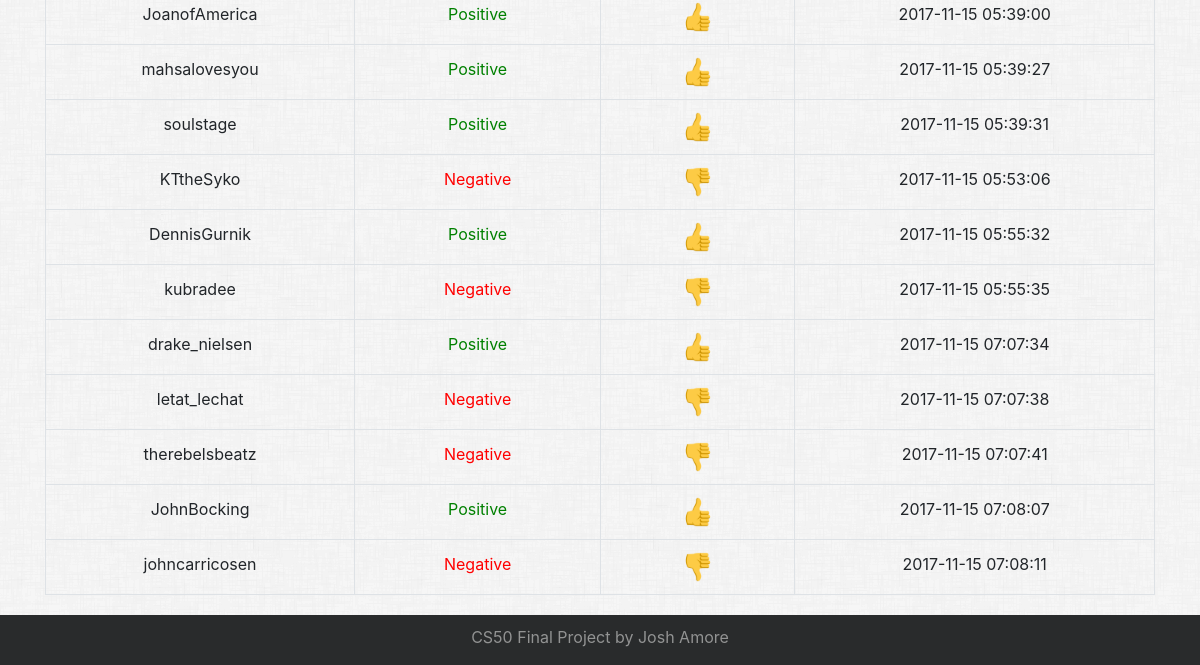
Page /history (signed in, lower part) on the earlier database version.
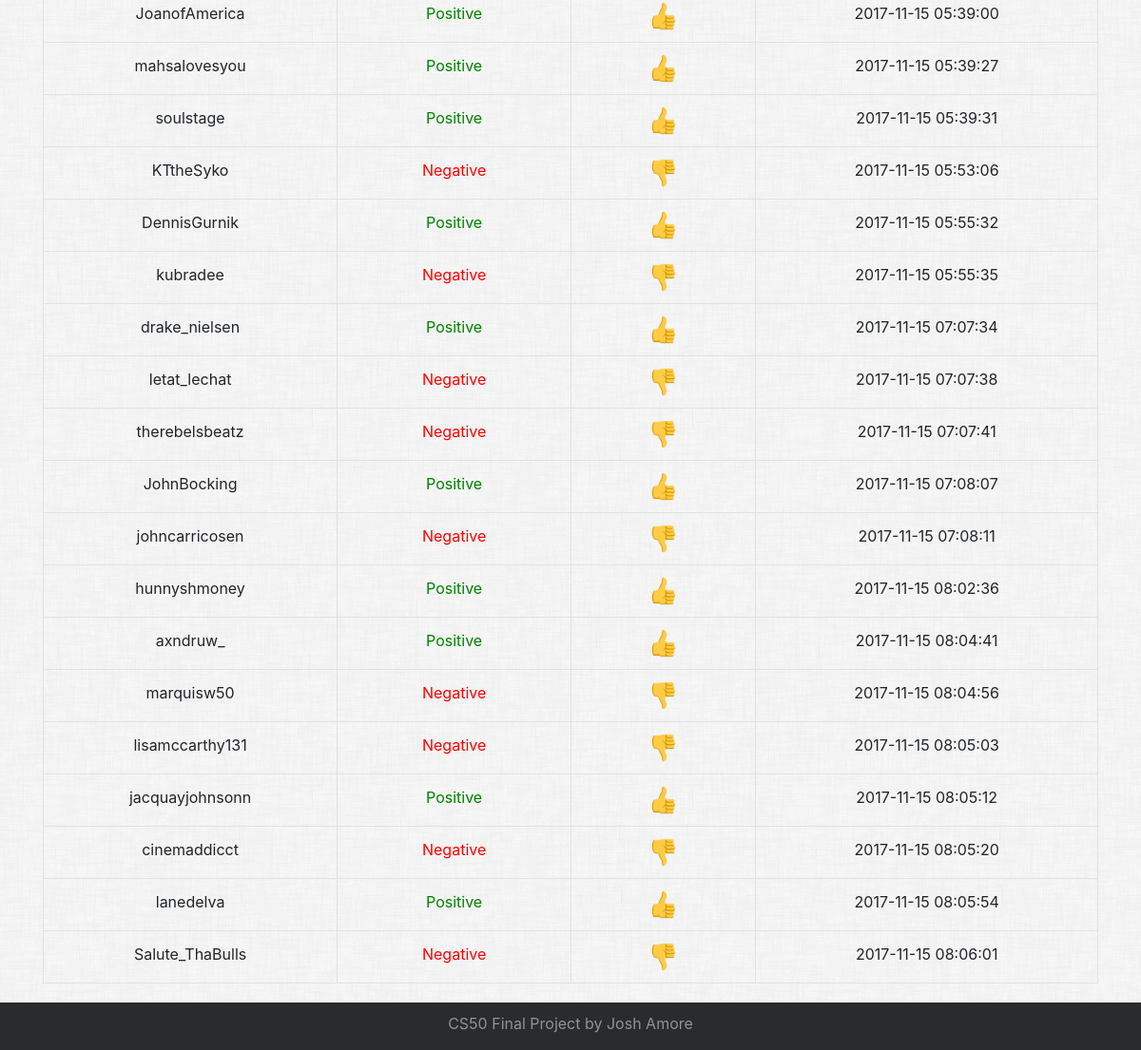
Same page on the later database version.
### tables this page shows
CREATE TABLE "guesses" (
	`username`	TEXT NOT NULL,
	`twitter_user`	TEXT NOT NULL,
	`guess`	TEXT NOT NULL,
	`result`	TEXT NOT NULL,
	`date`	TEXT NOT NULL
);

### application.py (the view)
@app.route('/history')
def history():
    if 'username' in session:
        con = None
        try:
            con = lite.connect('twittergame.db')
            cur = con.cursor()
            cur.execute("SELECT * FROM guesses WHERE username = ?", (session['username'],))
            userHistory = cur.fetchall()
            return render_template('history.html', history = userHistory)
        except lite.Error as e:
            print('Error: {}'.format(e.args[0]))
            return render_template('error.html', errorCode = e.args[0])
            sys.exit(1)
        finally:
            if con:
                con.close()
    else:
        return redirect(url_for('index'))

### templates/history.html (shortened to what this page needs)
{% extends "layout.html" %}
{% block main %}
    <div class="container text-center">
        <table class="table table-bordered">
            <tbody>
                {% for entry in history %}
                <tr>
                    <td>{{ entry[1] }}</td>
                    {% if entry[2] == 'positive' %}
                        <td class="posHistoryGuess">Positive</td>
                    {% else %}
                        <td class="negHistoryGuess">Negative</td>
                    {% endif %}
                    {% if entry[3] == 'True' %}
                        <td><img src="../static/assets/thumbs_up_emoji.png" class="historyOutcomeEmoji"></td>
                    {% else %}
                        <td><img src="../static/assets/thumbs_down_emoji.png" class="historyOutcomeEmoji"></td>
                    {% endif %}
                    <td>{{ entry[4] }}</td>
                </tr>
                {% endfor %}
            </tbody>
        </table>
    </div>
{% endblock %}

### templates/layout.html (shortened to what this page needs)
<!DOCTYPE html>
<html lang="en">
    <head>
        <link rel="stylesheet" href="https://maxcdn.bootstrapcdn.com/bootstrap/4.0.0-alpha.6/css/bootstrap.min.css">
        <link rel="stylesheet" href="{{ url_for('static', filename='styles.css') }}" />
    </head>
    <body>
        <div class="content">
            <main>
                {% block main %}{% endblock %}
            </main>
        </div>
        <div class="footer">
            <div class="footerContent text-center">
                <p>CS50 Final Project by <a href="https://joshamore.com" target="_blank">Josh Amore</a></p>
            </div>
        </div>
    </body>
</html>

### static/styles.css (style rules this page uses)
body { background-image: url(assets/dust_scratches.png); }
.content { min-height: calc(100vh - 70px); }
.posHistoryGuess { color: green; }
.negHistoryGuess { color: red; }
.historyOutcomeEmoji { width: 30px; }
.footer { width: 100%; height: 50px; margin-top: 20px; margin-bottom: 0; background-color: #292b2c; }
.footerContent { padding-top: 10px; color: #929393; }
.footerContent a { color: #929393; text-decoration: none; }

Differences in the rows shown:
added guesses: twitter_user "hunnyshmoney", guess "Positive", date "2017-11-15 08:02:36"
added guesses: twitter_user "axndruw_", guess "Positive", date "2017-11-15 08:04:41"
added guesses: twitter_user "marquisw50", guess "Negative", date "2017-11-15 08:04:56"
added guesses: twitter_user "lisamccarthy131", guess "Negative", date "2017-11-15 08:05:03"
added guesses: twitter_user "jacquayjohnsonn", guess "Positive", date "2017-11-15 08:05:12"
added guesses: twitter_user "cinemaddicct", guess "Negative", date "2017-11-15 08:05:20"
added guesses: twitter_user "lanedelva", guess "Positive", date "2017-11-15 08:05:54"
added guesses: twitter_user "Salute_ThaBulls", guess "Negative", date "2017-11-15 08:06:01"
